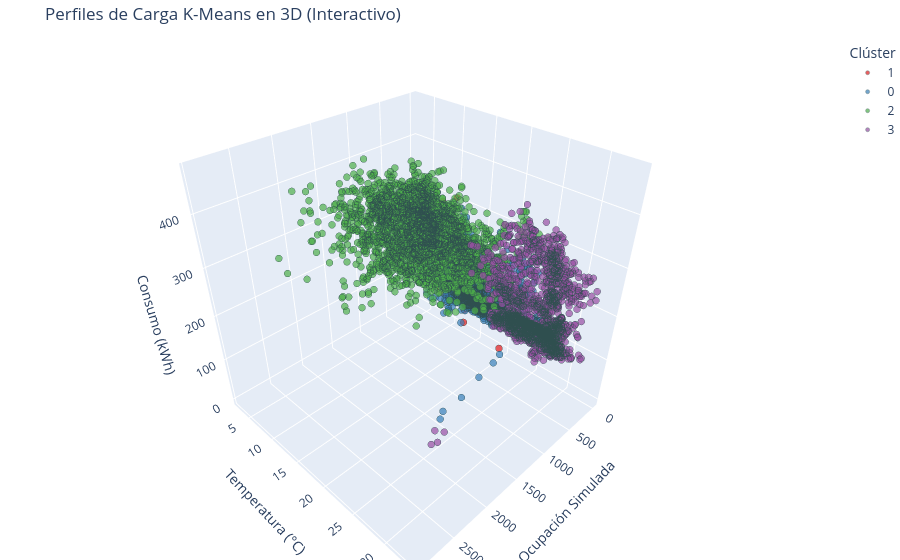

The notebook cell this image was saved under:
### Code cell
import plotly.express as px

# 1. Asegurar que el clúster se trata como categoría (texto), no como número continuo
df_ml['Clúster'] = df_ml['Perfil_KMeans'].astype(str)

# 2. Crear el gráfico 3D interactivo
fig = px.scatter_3d(
    df_ml,
    x='Ocupacion_Simulada', 
    y='Temperatura',       
    z='Consumo_kWh',        
    color='Clúster',        
    hover_data=['Temperatura'], # ¡Magia! Muestra la temperatura al pasar el ratón
    title='Perfiles de Carga K-Means en 3D (Interactivo)',
    color_discrete_sequence=px.colors.qualitative.Set1,
    opacity=0.7
)

# 3. Pulir el diseño (tamaño de puntos y fondo limpio)
fig.update_traces(marker=dict(size=4, line=dict(width=0.5, color='DarkSlateGrey')))
fig.update_layout(
    scene=dict(
        xaxis_title='Ocupación Simulada',
        yaxis_title='Temperatura (°C)',
        zaxis_title='Consumo (kWh)'
    ),
    margin=dict(l=0, r=0, b=0, t=40) # Ajustar márgenes para que se vea más grande
)

# 4. Mostrar en el Jupyter Notebook
fig.show()

# 5. EL TRUCO ESTRELLA: Guardarlo como web para el tribunal
output_html = FIGURES / 'kmeans_interactivo.html'
fig.write_html(str(output_html))
print(f"✅ Gráfico interactivo guardado en: {output_html}")

### Figure 1 — Plotly figure (JSON) as saved in the notebook; plotly's stock layout.template omitted (floating-point values rounded to 4 significant figures; data arrays with more than 128 entries replaced by an {"elided": "..."} marker saying what was removed)
{"data": [{"hovertemplate": "Clúster=1<br>Ocupacion_Simulada=%{x}<br>Temperatura=%{y}<br>Consumo_kWh=%{z}<extra></extra>", "legendgroup": "1", "marker": {"color": "rgb(228,26,28)", "line": {"color": "DarkSlateGrey", "width": 0.5}, "opacity": 0.7, "size": 4, "symbol": "circle"}, "mode": "markers", "name": "1", "scene": "scene", "showlegend": true, "type": "scatter3d", "x": {"elided": "2756 int values"}, "y": {"elided": "2756 float values"}, "z": {"elided": "2756 int values"}}, {"hovertemplate": "Clúster=0<br>Ocupacion_Simulada=%{x}<br>Temperatura=%{y}<br>Consumo_kWh=%{z}<extra></extra>", "legendgroup": "0", "marker": {"color": "rgb(55,126,184)", "line": {"color": "DarkSlateGrey", "width": 0.5}, "opacity": 0.7, "size": 4, "symbol": "circle"}, "mode": "markers", "name": "0", "scene": "scene", "showlegend": true, "type": "scatter3d", "x": {"elided": "1919 int values"}, "y": {"elided": "1919 float values"}, "z": {"elided": "1919 int values"}}, {"hovertemplate": "Clúster=2<br>Ocupacion_Simulada=%{x}<br>Temperatura=%{y}<br>Consumo_kWh=%{z}<extra></extra>", "legendgroup": "2", "marker": {"color": "rgb(77,175,74)", "line": {"color": "DarkSlateGrey", "width": 0.5}, "opacity": 0.7, "size": 4, "symbol": "circle"}, "mode": "markers", "name": "2", "scene": "scene", "showlegend": true, "type": "scatter3d", "x": {"elided": "2015 int values"}, "y": {"elided": "2015 float values"}, "z": {"elided": "2015 int values"}}, {"hovertemplate": "Clúster=3<br>Ocupacion_Simulada=%{x}<br>Temperatura=%{y}<br>Consumo_kWh=%{z}<extra></extra>", "legendgroup": "3", "marker": {"color": "rgb(152,78,163)", "line": {"color": "DarkSlateGrey", "width": 0.5}, "opacity": 0.7, "size": 4, "symbol": "circle"}, "mode": "markers", "name": "3", "scene": "scene", "showlegend": true, "type": "scatter3d", "x": {"elided": "2093 int values"}, "y": {"elided": "2093 float values"}, "z": {"elided": "2093 int values"}}], "layout": {"legend": {"title": {"text": "Clúster"}, "tracegroupgap": 0}, "margin": {"b": 0, "l": 0, "r": 0, "t": 40}, "scene": {"domain": {"x": [0, 1], "y": [0, 1]}, "xaxis": {"title": {"text": "Ocupación Simulada"}}, "yaxis": {"title": {"text": "Temperatura (°C)"}}, "zaxis": {"title": {"text": "Consumo (kWh)"}}}, "title": {"text": "Perfiles de Carga K-Means en 3D (Interactivo)"}}}
